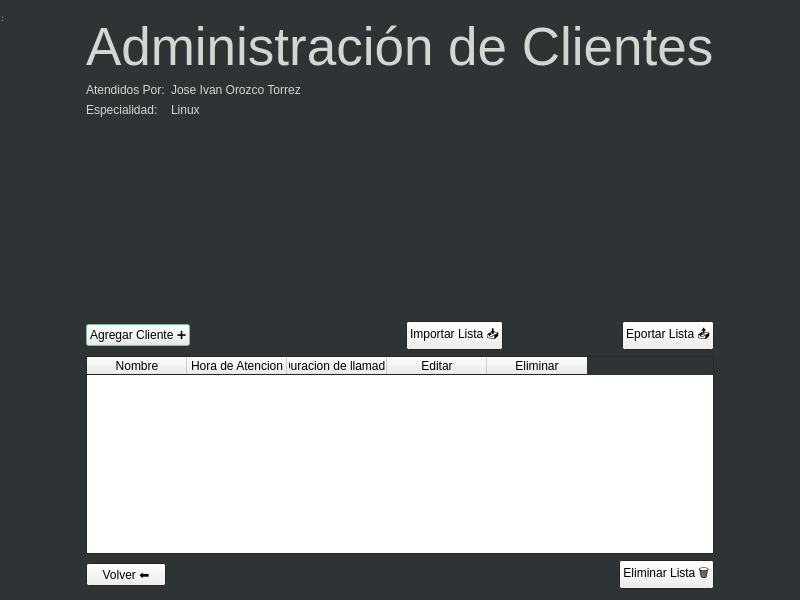
<?xml version="1.0" encoding="UTF-8"?>
<ui version="4.0">
 <class>CustomerUi</class>
 <widget class="QDialog" name="CustomerUi">
  <property name="geometry">
   <rect>
    <x>0</x>
    <y>0</y>
    <width>800</width>
    <height>600</height>
   </rect>
  </property>
  <property name="palette">
   <palette>
    <active>
     <colorrole role="WindowText">
      <brush brushstyle="SolidPattern">
       <color alpha="255">
        <red>211</red>
        <green>215</green>
        <blue>207</blue>
       </color>
      </brush>
     </colorrole>
     <colorrole role="Base">
      <brush brushstyle="SolidPattern">
       <color alpha="255">
        <red>255</red>
        <green>255</green>
        <blue>255</blue>
       </color>
      </brush>
     </colorrole>
     <colorrole role="Window">
      <brush brushstyle="SolidPattern">
       <color alpha="255">
        <red>46</red>
        <green>52</green>
        <blue>54</blue>
       </color>
      </brush>
     </colorrole>
     <colorrole role="Highlight">
      <brush brushstyle="SolidPattern">
       <color alpha="255">
        <red>137</red>
        <green>201</green>
        <blue>163</blue>
       </color>
      </brush>
     </colorrole>
    </active>
    <inactive>
     <colorrole role="WindowText">
      <brush brushstyle="SolidPattern">
       <color alpha="255">
        <red>211</red>
        <green>215</green>
        <blue>207</blue>
       </color>
      </brush>
     </colorrole>
     <colorrole role="Base">
      <brush brushstyle="SolidPattern">
       <color alpha="255">
        <red>255</red>
        <green>255</green>
        <blue>255</blue>
       </color>
      </brush>
     </colorrole>
     <colorrole role="Window">
      <brush brushstyle="SolidPattern">
       <color alpha="255">
        <red>46</red>
        <green>52</green>
        <blue>54</blue>
       </color>
      </brush>
     </colorrole>
     <colorrole role="Highlight">
      <brush brushstyle="SolidPattern">
       <color alpha="255">
        <red>137</red>
        <green>201</green>
        <blue>163</blue>
       </color>
      </brush>
     </colorrole>
    </inactive>
    <disabled>
     <colorrole role="WindowText">
      <brush brushstyle="SolidPattern">
       <color alpha="255">
        <red>190</red>
        <green>190</green>
        <blue>190</blue>
       </color>
      </brush>
     </colorrole>
     <colorrole role="Base">
      <brush brushstyle="SolidPattern">
       <color alpha="255">
        <red>46</red>
        <green>52</green>
        <blue>54</blue>
       </color>
      </brush>
     </colorrole>
     <colorrole role="Window">
      <brush brushstyle="SolidPattern">
       <color alpha="255">
        <red>46</red>
        <green>52</green>
        <blue>54</blue>
       </color>
      </brush>
     </colorrole>
     <colorrole role="Highlight">
      <brush brushstyle="SolidPattern">
       <color alpha="255">
        <red>145</red>
        <green>145</green>
        <blue>145</blue>
       </color>
      </brush>
     </colorrole>
    </disabled>
   </palette>
  </property>
  <property name="windowTitle">
   <string>Clientes</string>
  </property>
  <layout class="QGridLayout" name="gridLayout_3">
   <item row="0" column="0">
    <widget class="QMenuBar" name="menubar"/>
   </item>
   <item row="1" column="0">
    <layout class="QGridLayout" name="gridLayout_2">
     <item row="0" column="0">
      <layout class="QGridLayout" name="gridLayout">
       <item row="0" column="1">
        <widget class="QLabel" name="label">
         <property name="font">
          <font>
           <pointsize>40</pointsize>
          </font>
         </property>
         <property name="text">
          <string>Administración de Clientes</string>
         </property>
        </widget>
       </item>
       <item row="0" column="0">
        <spacer name="horizontalSpacer">
         <property name="orientation">
          <enum>Qt::Horizontal</enum>
         </property>
         <property name="sizeHint" stdset="0">
          <size>
           <width>40</width>
           <height>20</height>
          </size>
         </property>
        </spacer>
       </item>
       <item row="0" column="3">
        <spacer name="horizontalSpacer_2">
         <property name="orientation">
          <enum>Qt::Horizontal</enum>
         </property>
         <property name="sizeHint" stdset="0">
          <size>
           <width>40</width>
           <height>20</height>
          </size>
         </property>
        </spacer>
       </item>
       <item row="4" column="1">
        <layout class="QHBoxLayout" name="horizontalLayout">
         <item alignment="Qt::AlignLeft">
          <widget class="QPushButton" name="addCustomer">
           <property name="text">
            <string>Agregar Cliente ➕</string>
           </property>
          </widget>
         </item>
         <item alignment="Qt::AlignRight">
          <widget class="QPushButton" name="importList">
           <property name="text">
            <string>Importar Lista 📥</string>
           </property>
          </widget>
         </item>
         <item alignment="Qt::AlignRight">
          <widget class="QPushButton" name="exportList">
           <property name="text">
            <string>Eportar Lista 📤</string>
           </property>
          </widget>
         </item>
        </layout>
       </item>
       <item row="1" column="1">
        <layout class="QFormLayout" name="formLayout">
         <item row="0" column="0">
          <widget class="QLabel" name="label_2">
           <property name="text">
            <string>Atendidos Por:</string>
           </property>
          </widget>
         </item>
         <item row="1" column="0">
          <widget class="QLabel" name="label_3">
           <property name="text">
            <string>Especialidad:</string>
           </property>
          </widget>
         </item>
         <item row="0" column="1">
          <widget class="QLabel" name="attendedBy">
           <property name="text">
            <string>Jose Ivan Orozco Torrez</string>
           </property>
          </widget>
         </item>
         <item row="1" column="1">
          <widget class="QLabel" name="attendedField">
           <property name="text">
            <string>Linux</string>
           </property>
          </widget>
         </item>
        </layout>
       </item>
       <item row="2" column="1">
        <spacer name="verticalSpacer">
         <property name="orientation">
          <enum>Qt::Vertical</enum>
         </property>
         <property name="sizeHint" stdset="0">
          <size>
           <width>20</width>
           <height>40</height>
          </size>
         </property>
        </spacer>
       </item>
       <item row="5" column="1">
        <widget class="QTableWidget" name="customerTable">
         <property name="sizeAdjustPolicy">
          <enum>QAbstractScrollArea::AdjustToContents</enum>
         </property>
         <property name="editTriggers">
          <set>QAbstractItemView::NoEditTriggers</set>
         </property>
         <property name="sortingEnabled">
          <bool>false</bool>
         </property>
         <attribute name="horizontalHeaderCascadingSectionResizes">
          <bool>false</bool>
         </attribute>
         <attribute name="horizontalHeaderStretchLastSection">
          <bool>false</bool>
         </attribute>
         <column>
          <property name="text">
           <string>Nombre</string>
          </property>
         </column>
         <column>
          <property name="text">
           <string>Hora de Atencion</string>
          </property>
         </column>
         <column>
          <property name="text">
           <string>Duracion de llamada</string>
          </property>
         </column>
         <column>
          <property name="text">
           <string>Editar</string>
          </property>
         </column>
         <column>
          <property name="text">
           <string>Eliminar</string>
          </property>
         </column>
        </widget>
       </item>
       <item row="6" column="1">
        <layout class="QHBoxLayout" name="horizontalLayout_4">
         <item alignment="Qt::AlignLeft">
          <widget class="QPushButton" name="back">
           <property name="text">
            <string>Volver ⬅️</string>
           </property>
          </widget>
         </item>
         <item alignment="Qt::AlignRight">
          <widget class="QPushButton" name="deleteList">
           <property name="text">
            <string>Eliminar Lista 🗑️</string>
           </property>
          </widget>
         </item>
        </layout>
       </item>
      </layout>
     </item>
    </layout>
   </item>
  </layout>
  <widget class="QStatusBar" name="statusbar">
   <property name="geometry">
    <rect>
     <x>0</x>
     <y>0</y>
     <width>3</width>
     <height>22</height>
    </rect>
   </property>
  </widget>
 </widget>
 <resources/>
 <connections/>
</ui>
